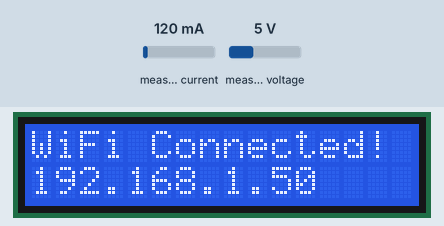
Simulated run of this program. Board: ESP32. Parts: 16×2 character LCD. The test bench sets the inputs (shaded band); at power-on: measured current 120 mA, measured voltage 5 V. WiFi joins after 1.5 s; servers stay silent unless stated; uploads are accepted with an empty reply; random numbers use the default seed unless the program sets one; what the program prints to the serial monitor is not drawn.

Above: at 3.0 s.
At 5.3 s:
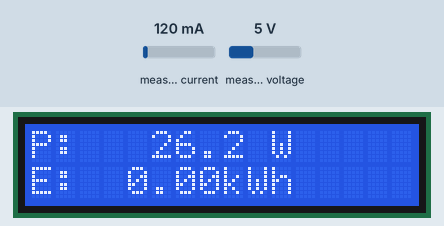
5.4 s: measured current set to 40 mA
At 9.4 s:
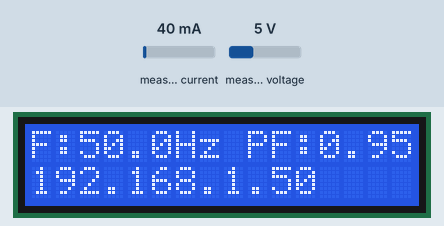
At 13.4 s:
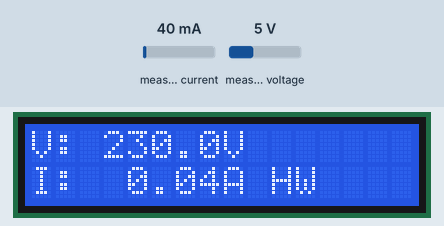
Timing chart, 0 to 14.7 s (numbered marks = the images above; inputs shaded):
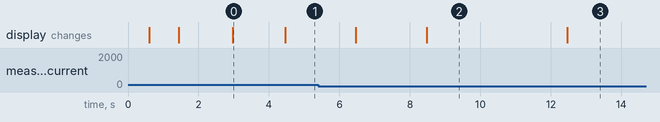

The program:

main.cpp
```cpp
/**
 * ============================================================================
 * WATTVISION - ESP32 ENERGY MONITOR & EDGE TELEMETRY FIRMWARE
 * ============================================================================
 * Project: Smart Energy Monitor & Analytics Platform
 * Target MCU: ESP32-WROOM-32 (NodeMCU-32S / ESP32 DevKit v1)
 * Framework: Arduino / PlatformIO
 *
 * Hardware Connections:
 *   - PZEM-004T v3.0 RX -> ESP32 GPIO 17 (TX2)
 *   - PZEM-004T v3.0 TX -> ESP32 GPIO 16 (RX2)
 *   - 16x2 I2C LCD SDA  -> ESP32 GPIO 21
 *   - 16x2 I2C LCD SCL  -> ESP32 GPIO 22
 *   - 5V / GND          -> Common Power Rail (HLK-PM01 / USB)
 * ============================================================================
 */

#include <Arduino.h>
#include "config.h"
#include "pzem_handler.h"
#include "lcd_handler.h"
#include "wifi_manager.h"
#include "mqtt_client_handler.h"

// Hardware Module Instances
PZEMHandler pzemModule;
LCDHandler lcdModule;
WiFiManager wifiModule;
MQTTClientHandler mqttModule;

// Non-blocking loop timers
unsigned long lastPzemSampleTime = 0;
unsigned long lastLcdUpdateTime = 0;

void setup() {
  // 1. Initialize Serial for Debug Output
  Serial.begin(115200);
  delay(500);
  Serial.println("\n=================================================");
  Serial.println("   WATTVISION - ESP32 SMART ENERGY MONITOR v2.1  ");
  Serial.println("=================================================");

  // 2. Initialize 16x2 I2C LCD
  lcdModule.begin();
  lcdModule.showBootStatus("WattVision v2.1", "Booting system...");
  delay(800);

  // 3. Initialize PZEM Hardware UART (Serial2 on GPIO 16/17)
  pzemModule.begin();

  // 4. Initialize Wi-Fi Connection
  lcdModule.showBootStatus("Connecting WiFi", WIFI_SSID);
  wifiModule.connect();

  if (wifiModule.isConnected()) {
    lcdModule.showBootStatus("WiFi Connected!", wifiModule.getLocalIP().c_str());
  } else {
    lcdModule.showBootStatus("WiFi Timeout", "Offline Logging");
  }
  delay(1200);

  // 5. Initialize MQTT Handler
  mqttModule.begin();

  Serial.println("[SYSTEM] Setup completed successfully. Entering main execution loop...");
}

void loop() {
  unsigned long currentMillis = millis();

  // A. Network Maintenance
  wifiModule.handleReconnection();
  mqttModule.loop();

  // B. Sample PZEM-004T Sensor (every 2 seconds)
  if (currentMillis - lastPzemSampleTime >= SENSOR_READ_INTERVAL_MS) {
    lastPzemSampleTime = currentMillis;

    // Read all 6 parameters (with validation & simulation fallback)
    ElectricalReadings readings = pzemModule.readMetrics();

    if (readings.isValid) {
      Serial.printf("[TELEMETRY] [%s] V: %.1f V | I: %.3f A | P: %.1f W | E: %.3f kWh | F: %.1f Hz | PF: %.2f\n",
                    readings.isSimulated ? "SIMULATION" : "REAL-HARDWARE",
                    readings.voltage,
                    readings.current,
                    readings.power,
                    readings.energy,
                    readings.frequency,
                    readings.powerFactor);

      // C. Dispatch HTTP POST batch to Backend API
      wifiModule.sendTelemetryBatch(readings);

      // D. Publish to MQTT broker if enabled
      mqttModule.publishTelemetry(readings);
    } else {
      Serial.println("[WARN] Sensor readings invalid or AC line disconnected.");
    }
  }

  // E. Update Local 16x2 LCD Display (every 1 second)
  if (currentMillis - lastLcdUpdateTime >= LCD_REFRESH_INTERVAL_MS) {
    lastLcdUpdateTime = currentMillis;
    lcdModule.displayReadings(pzemModule.getLastReadings(), wifiModule.getLocalIP());
  }

  // Yield to FreeRTOS background tasks
  yield();
}
```

mqtt_client_handler.h
```cpp
#ifndef MQTT_CLIENT_HANDLER_H
#define MQTT_CLIENT_HANDLER_H

#include <Arduino.h>
#include <WiFi.h>
#include <PubSubClient.h>
#include <ArduinoJson.h>
#include "config.h"
#include "pzem_handler.h"

class MQTTClientHandler {
private:
  WiFiClient espClient;
  PubSubClient client;
  unsigned long lastMqttReconnect;

public:
  MQTTClientHandler() : client(espClient), lastMqttReconnect(0) {}

  void begin() {
#if MQTT_ENABLED
    client.setServer(MQTT_BROKER, MQTT_PORT);
    Serial.printf("[MQTT] Configured broker: %s:%d\n", MQTT_BROKER, MQTT_PORT);
#endif
  }

  void loop() {
#if MQTT_ENABLED
    if (!client.connected()) {
      unsigned long now = millis();
      if (now - lastMqttReconnect > 5000) {
        lastMqttReconnect = now;
        reconnect();
      }
    } else {
      client.loop();
    }
#endif
  }

  void reconnect() {
#if MQTT_ENABLED
    if (WiFi.status() != WL_CONNECTED) return;

    Serial.print("[MQTT] Connecting to broker...");
    String clientId = "WattVision-" + String(DEVICE_ID);
    if (client.connect(clientId.c_str())) {
      Serial.println(" Connected!");
    } else {
      Serial.printf(" Failed, rc=%d\n", client.state());
    }
#endif
  }

  bool publishTelemetry(const ElectricalReadings& r) {
#if MQTT_ENABLED
    if (!client.connected()) return false;

    StaticJsonDocument<384> doc;
    doc["deviceId"] = DEVICE_ID;
    doc["voltage"] = r.voltage;
    doc["current"] = r.current;
    doc["power"] = r.power;
    doc["energy"] = r.energy;
    doc["frequency"] = r.frequency;
    doc["powerFactor"] = r.powerFactor;
    doc["isSimulated"] = r.isSimulated;

    char buffer[384];
    size_t n = serializeJson(doc, buffer);
    return client.publish(MQTT_TOPIC_TELEMETRY, buffer, n);
#else
    return false;
#endif
  }
};

#endif // MQTT_CLIENT_HANDLER_H
```

pzem_handler.h
```cpp
#ifndef PZEM_HANDLER_H
#define PZEM_HANDLER_H

#include <Arduino.h>
#include <PZEM004Tv30.h>
#include "config.h"

/**
 * Structure holding 6 real-time electrical parameters
 */
struct ElectricalReadings {
  float voltage;      // RMS Voltage (V)
  float current;      // RMS Current (A)
  float power;        // Active Power (W)
  float energy;       // Total Energy (kWh)
  float frequency;    // Frequency (Hz)
  float powerFactor;  // Power Factor (cos phi, 0.00 - 1.00)
  bool isValid;       // Checksum passed and readings valid
  bool isSimulated;   // True if reading is generated by software fallback
};

class PZEMHandler {
private:
  PZEM004Tv30* pzem;
  ElectricalReadings lastReadings;
  bool hardwareInitialized;
  float simulatedEnergyKwh;

public:
  PZEMHandler() : pzem(nullptr), hardwareInitialized(false), simulatedEnergyKwh(14.25f) {
    lastReadings = {0.0f, 0.0f, 0.0f, 0.0f, 0.0f, 0.0f, false, false};
  }

  /**
   * Initializes HardwareSerial2 for PZEM TTL UART communication
   */
  void begin() {
    pzem = new PZEM004Tv30(Serial2, PZEM_RX_PIN, PZEM_TX_PIN);
    hardwareInitialized = true;
    Serial.println("[PZEM] Hardware UART Serial2 initialized on GPIO 16 (RX) / 17 (TX)");
  }

  /**
   * Reads all 6 electrical parameters from physical PZEM-004T v3.0 module.
   * If physical sensor is disconnected, unplugged from 230V AC mains, or fails CRC,
   * it provides a clearly marked simulated reading to allow benchtop testing without live mains.
   */
  ElectricalReadings readMetrics() {
    if (FORCE_SIMULATION_MODE || !pzem) {
      return generateSimulatedReadings("FORCED_BY_CONFIG");
    }

    // 1. Attempt reading physical hardware registers via Modbus RTU
    float v = pzem->voltage();
    float i = pzem->current();
    float p = pzem->power();
    float e = pzem->energy();
    float f = pzem->frequency();
    float pf = pzem->pf();

    // 2. Validate against NaN (indicates sensor offline or no AC power on mains terminal)
    if (isnan(v) || isnan(i) || isnan(p) || isnan(e) || isnan(f) || isnan(pf)) {
      Serial.println("[PZEM HARDWARE] Physical sensor offline / No AC Mains detected. Using benchtop simulation fallback.");
      return generateSimulatedReadings("HARDWARE_OFFLINE_FALLBACK");
    }

    // 3. Real Physical Hardware Readings
    lastReadings.voltage = v;
    lastReadings.current = i;
    lastReadings.power = p;
    lastReadings.energy = e;
    lastReadings.frequency = f;
    lastReadings.powerFactor = pf;
    lastReadings.isValid = true;
    lastReadings.isSimulated = false; // REAL HARDWARE DATA

    return lastReadings;
  }

  /**
   * Generates realistic simulated electrical telemetry for bench testing
   */
  ElectricalReadings generateSimulatedReadings(const char* reason) {
    float v = 229.5f + (float)((rand() % 40) - 20) / 10.0f; // 227.5V - 231.5V
    float p = 1650.0f + sin(millis() / 5000.0f) * 350.0f + (float)((rand() % 60) - 30);
    float pf = 0.95f + (float)((rand() % 6) - 3) / 100.0f;
    float i = p / (v * pf);
    float f = 50.02f + (float)((rand() % 10) - 5) / 100.0f;

    simulatedEnergyKwh += (p * (SENSOR_READ_INTERVAL_MS / 1000.0f)) / (3600.0f * 1000.0f);

    lastReadings.voltage = v;
    lastReadings.current = i;
    lastReadings.power = p;
    lastReadings.energy = simulatedEnergyKwh;
    lastReadings.frequency = f;
    lastReadings.powerFactor = pf;
    lastReadings.isValid = true;
    lastReadings.isSimulated = true; // CURRENTLY SIMULATED / MOCK DATA

    return lastReadings;
  }

  /**
   * Reset cumulative energy register on PZEM EEPROM
   */
  void resetEnergyCounter() {
    if (pzem && !FORCE_SIMULATION_MODE) {
      pzem->resetEnergy();
      Serial.println("[PZEM] Hardware EEPROM energy counter reset to 0.00 kWh");
    }
    simulatedEnergyKwh = 0.0f;
  }

  ElectricalReadings getLastReadings() const {
    return lastReadings;
  }

  bool isHardwareConnected() const {
    return hardwareInitialized && !lastReadings.isSimulated;
  }
};

#endif // PZEM_HANDLER_H
```

wifi_manager.h
```cpp
#ifndef WIFI_MANAGER_H
#define WIFI_MANAGER_H

#include <Arduino.h>
#include <WiFi.h>
#include <HTTPClient.h>
#include <ArduinoJson.h>
#include "config.h"
#include "pzem_handler.h"

class WiFiManager {
private:
  unsigned long lastReconnectAttempt;
  unsigned long lastHttpPostTime;

public:
  WiFiManager() : lastReconnectAttempt(0), lastHttpPostTime(0) {}

  void connect() {
    Serial.printf("[Wi-Fi] Connecting to SSID: %s\n", WIFI_SSID);
    WiFi.mode(WIFI_STA);
    WiFi.begin(WIFI_SSID, WIFI_PASSWORD);

    unsigned long start = millis();
    while (WiFi.status() != WL_CONNECTED && millis() - start < WIFI_CONNECT_TIMEOUT_MS) {
      delay(500);
      Serial.print(".");
    }

    if (WiFi.status() == WL_CONNECTED) {
      Serial.println("\n[Wi-Fi] Connected successfully!");
      Serial.print("[Wi-Fi] IP Address: ");
      Serial.println(WiFi.localIP());
      Serial.print("[Wi-Fi] Signal Strength (RSSI): ");
      Serial.printf("%d dBm\n", WiFi.RSSI());
    } else {
      Serial.println("\n[Wi-Fi] Connection timed out. Running in standalone / retry mode.");
    }
  }

  void handleReconnection() {
    if (WiFi.status() != WL_CONNECTED) {
      unsigned long now = millis();
      if (now - lastReconnectAttempt > 10000) { // Retry every 10 seconds
        lastReconnectAttempt = now;
        Serial.println("[Wi-Fi] Reconnecting to network...");
        WiFi.disconnect();
        WiFi.reconnect();
      }
    }
  }

  /**
   * Serializes electrical readings into JSON and sends HTTP POST to backend API
   */
  bool sendTelemetryBatch(const ElectricalReadings& r) {
    if (WiFi.status() != WL_CONNECTED || !r.isValid) {
      return false;
    }

    unsigned long now = millis();
    if (now - lastHttpPostTime < HTTP_POST_INTERVAL_MS) {
      return false;
    }
    lastHttpPostTime = now;

    HTTPClient http;
    String fullUrl = String(API_HOST) + String(API_ENDPOINT_TELEMETRY);
    http.begin(fullUrl);
    http.addHeader("Content-Type", "application/json");
    http.setTimeout(API_TIMEOUT_MS);

    // Build JSON Payload
    StaticJsonDocument<384> doc;
    doc["deviceId"] = DEVICE_ID;
    doc["firmwareVersion"] = FIRMWARE_VERSION;
    doc["voltage"] = r.voltage;
    doc["current"] = r.current;
    doc["power"] = r.power;
    doc["energy"] = r.energy;
    doc["frequency"] = r.frequency;
    doc["powerFactor"] = r.powerFactor;
    doc["isSimulated"] = r.isSimulated; // Explicitly transmits whether HW or SIM
    doc["wifiRssi"] = WiFi.RSSI();
    doc["uptimeSeconds"] = millis() / 1000;

    String requestBody;
    serializeJson(doc, requestBody);

    int httpResponseCode = http.POST(requestBody);
    bool success = false;

    if (httpResponseCode > 0) {
      Serial.printf("[HTTP POST] Code: %d (%s)\n", httpResponseCode, r.isSimulated ? "SIMULATED DATA" : "REAL PZEM DATA");
      success = (httpResponseCode == 200 || httpResponseCode == 201);
    } else {
      Serial.printf("[HTTP POST ERROR] %s\n", http.errorToString(httpResponseCode).c_str());
    }

    http.end();
    return success;
  }

  String getLocalIP() const {
    if (WiFi.status() == WL_CONNECTED) {
      return WiFi.localIP().toString();
    }
    return "Offline";
  }

  bool isConnected() const {
    return WiFi.status() == WL_CONNECTED;
  }
};

#endif // WIFI_MANAGER_H
```

config.h
```cpp
#ifndef CONFIG_H
#define CONFIG_H

/**
 * ============================================================================
 * WATTVISION - ESP32 FIRMWARE CONFIGURATION & HARDWARE PINOUTS
 * ============================================================================
 * Project: Smart Energy Monitoring & IoT Analytics Platform
 * Target: ESP32-WROOM-32 (NodeMCU-32S / ESP32 DevKit v1)
 */

// 1. Wi-Fi Access Point Credentials
#define WIFI_SSID               "Your_WiFi_SSID"
#define WIFI_PASSWORD           "Your_WiFi_Password"
#define WIFI_CONNECT_TIMEOUT_MS 20000

// 2. Backend Cloud / Local Gateway Server
// Set this to your computer's local IP where backend runs (e.g. 192.168.1.100:5000)
#define API_HOST                "http://192.168.1.100:5000"
#define API_ENDPOINT_TELEMETRY  "/api/telemetry/live"
#define API_TIMEOUT_MS          4000

// 3. MQTT Broker Settings (Optional / Alternate Transport)
#define MQTT_ENABLED            false
#define MQTT_BROKER             "broker.hivemq.com"
#define MQTT_PORT               1883
#define MQTT_TOPIC_TELEMETRY    "wattvision/devices/ESP32-01/telemetry"

// 4. Hardware UART Pin Configuration (PZEM-004T v3.0)
// Using ESP32 HardwareSerial 2 (Serial2)
#define PZEM_RX_PIN             16   // Connects to PZEM TX
#define PZEM_TX_PIN             17   // Connects to PZEM RX
#define PZEM_BAUD_RATE          9600

// 5. I2C LiquidCrystal Display Pinout (16x2 Character LCD)
#define LCD_I2C_ADDRESS         0x27 // Typically 0x27 or 0x3F for PCF8574
#define LCD_SDA_PIN             21   // ESP32 I2C Data
#define LCD_SCL_PIN             22   // ESP32 I2C Clock
#define LCD_COLUMNS             16
#define LCD_ROWS                2

// 6. Timers and Intervals
#define SENSOR_READ_INTERVAL_MS 2000  // Poll PZEM every 2 seconds
#define LCD_REFRESH_INTERVAL_MS 1000  // Refresh local screen every 1 second
#define HTTP_POST_INTERVAL_MS   2000  // Send batch to cloud every 2 seconds

// 7. Device Metadata & Simulation Switch
#define DEVICE_ID               "ESP32-WROOM-01"
#define FIRMWARE_VERSION        "v2.1.0-college-build"

// Set true to force simulation when physical PZEM sensor is not plugged into AC mains
#define FORCE_SIMULATION_MODE   false

#endif // CONFIG_H
```

lcd_handler.h
```cpp
#ifndef LCD_HANDLER_H
#define LCD_HANDLER_H

#include <Arduino.h>
#include <Wire.h>
#include <LiquidCrystal_I2C.h>
#include "config.h"
#include "pzem_handler.h"

class LCDHandler {
private:
  LiquidCrystal_I2C* lcd;
  uint8_t currentScreenPage;
  unsigned long lastPageSwitch;

public:
  LCDHandler() : lcd(nullptr), currentScreenPage(0), lastPageSwitch(0) {}

  void begin() {
    Wire.begin(LCD_SDA_PIN, LCD_SCL_PIN);
    lcd = new LiquidCrystal_I2C(LCD_I2C_ADDRESS, LCD_COLUMNS, LCD_ROWS);
    lcd->init();
    lcd->backlight();
    lcd->clear();
  }

  void showBootStatus(const char* line1, const char* line2) {
    if (!lcd) return;
    lcd->clear();
    lcd->setCursor(0, 0);
    lcd->print(line1);
    lcd->setCursor(0, 1);
    lcd->print(line2);
  }

  /**
   * Cycles through 3 display pages every 3 seconds:
   *   Page 0: Voltage & Current
   *   Page 1: Active Power & Total Energy
   *   Page 2: Frequency, Power Factor & Mode (REAL vs SIM)
   */
  void displayReadings(const ElectricalReadings& r, const String& ip) {
    if (!lcd) return;

    if (millis() - lastPageSwitch > 3000) {
      currentScreenPage = (currentScreenPage + 1) % 3;
      lastPageSwitch = millis();
      lcd->clear();
    }

    char buf[17];

    switch (currentScreenPage) {
      case 0:
        // Page 0: Voltage & Current
        lcd->setCursor(0, 0);
        snprintf(buf, sizeof(buf), "V: %5.1fV", r.voltage);
        lcd->print(buf);

        lcd->setCursor(0, 1);
        snprintf(buf, sizeof(buf), "I: %5.2fA %s", r.current, r.isSimulated ? "SIM" : "HW");
        lcd->print(buf);
        break;

      case 1:
        // Page 1: Power & Energy
        lcd->setCursor(0, 0);
        snprintf(buf, sizeof(buf), "P: %6.1f W", r.power);
        lcd->print(buf);

        lcd->setCursor(0, 1);
        snprintf(buf, sizeof(buf), "E: %5.2fkWh", r.energy);
        lcd->print(buf);
        break;

      case 2:
        // Page 2: Frequency & Power Factor
        lcd->setCursor(0, 0);
        snprintf(buf, sizeof(buf), "F:%4.1fHz PF:%4.2f", r.frequency, r.powerFactor);
        lcd->print(buf);

        lcd->setCursor(0, 1);
        lcd->print(ip.length() > 0 ? ip.substring(0, 16) : "No WiFi");
        break;
    }
  }
};

#endif // LCD_HANDLER_H
```

Measured:
- what the display in image 0 shows lasts 1.5 s, from 3.0 s to 4.5 s
- what the display in image 2 shows lasts 4.0 s, from 8.5 s to 12.5 s
